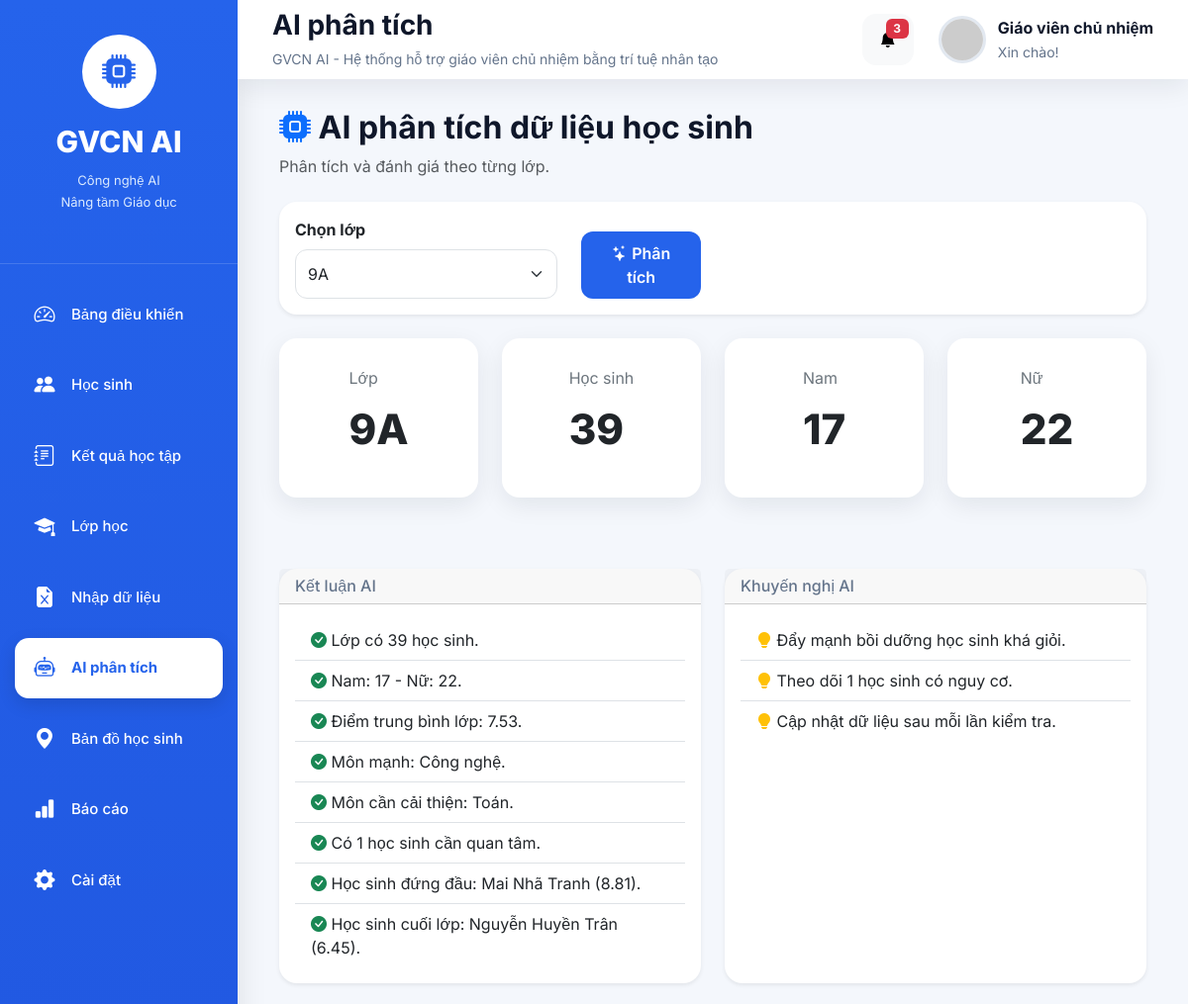
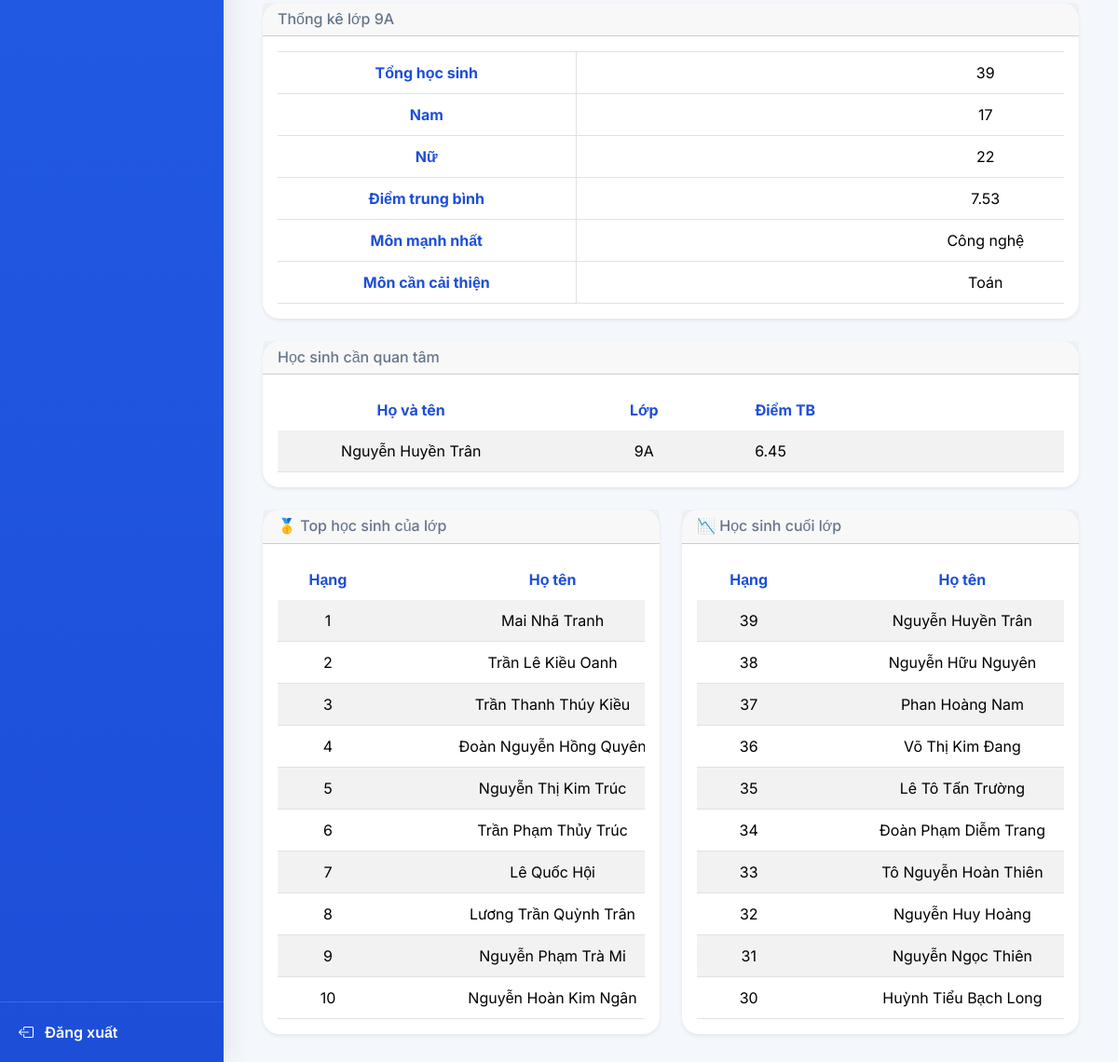
Page /ai on the committed database (2 pictures, top to bottom).
### tables this page shows
CREATE TABLE academic(

        id INTEGER PRIMARY KEY AUTOINCREMENT,

        ma_dinh_danh TEXT,

        nam_hoc TEXT,

        hoc_ky TEXT,

        mon_hoc TEXT,

        diem_tb REAL,

        ket_qua_hoc_tap TEXT,

        ket_qua_ren_luyen TEXT,

        ngay_cap_nhat TEXT,

        FOREIGN KEY(ma_dinh_danh)

        REFERENCES students(ma_dinh_danh)

    );

CREATE TABLE students(

        id INTEGER PRIMARY KEY AUTOINCREMENT,

        ma_dinh_danh TEXT UNIQUE,

        ho_ten TEXT,

        ngay_sinh TEXT,

        gioi_tinh TEXT,

        dan_toc TEXT,

        noi_sinh TEXT,

        dia_chi TEXT,

        lop TEXT,

        trang_thai TEXT,

        ngay_cap_nhat TEXT

    );

### app.py (the view)
@app.route("/ai")
def ai():
    analyzer = AIAnalyzer()
    classes = analyzer.get_classes()
    lop = request.args.get("lop")
    if not lop:
        if len(classes) > 0:
            lop = classes[0]
        else:
            lop = ""
    ai = analyzer.analyze(lop)
    analyzer.close()
    return render_template(
        "ai.html",
        ai=ai,
        classes=classes,
        selected_class=lop,
        page_title="AI phân tích",
        active_page="ai"
    )

### modules/ai.py (called while the page is built)
    def get_classes(self):
        self.cursor.execute("""

            SELECT DISTINCT lop

            FROM students

            WHERE lop IS NOT NULL
              AND lop<>''

            ORDER BY lop

        """)
        return [
            row[0]
            for row in self.cursor.fetchall()
        ]

    def get_students(self, lop):
        self.cursor.execute("""

            SELECT *

            FROM students

            WHERE lop=?

            ORDER BY ho_ten

        """, (lop,))
        columns = [
            c[0]
            for c in self.cursor.description
        ]
        return [
            dict(zip(columns, row))
            for row in self.cursor.fetchall()
        ]

    def get_academic(self, lop):
        self.cursor.execute("""

            SELECT
                a.*
            FROM academic a

            INNER JOIN students s

            ON a.ma_dinh_danh=s.ma_dinh_danh

            WHERE s.lop=?

            ORDER BY
                a.mon_hoc,
                s.ho_ten

        """, (lop,))
        columns = [
            c[0]
            for c in self.cursor.description
        ]
        return [
            dict(zip(columns, row))
            for row in self.cursor.fetchall()
        ]

    def analyze_students(self, students):
        result = {
            "tong_hoc_sinh": len(students),
            "so_nam": 0,
            "so_nu": 0,
            "dan_toc": {},
            "trang_thai": {}
        }
        ethnic = Counter()
        status = Counter()
        for hs in students:
            gt = str(
                hs.get("gioi_tinh", "")
            ).strip().lower()
            if gt == "nam":
                result["so_nam"] += 1
            elif gt == "nữ":
                result["so_nu"] += 1
            ethnic[
                hs.get("dan_toc", "")
            ] += 1
            status[
                hs.get("trang_thai", "")
            ] += 1
        result["dan_toc"] = dict(ethnic)
        result["trang_thai"] = dict(status)
        return result

    def close(self):
        self.conn.close()

### modules/database.py (called while the page is built)
def get_connection():
    conn = sqlite3.connect(DATABASE)
    conn.row_factory = sqlite3.Row
    return conn

### templates/ai.html (shortened to what this page needs)
{% extends "layout.html" %}
{% block content %}
<div class="container-fluid">
    <div class="d-flex justify-content-between align-items-center mb-4">
        <div>
            <h2 class="fw-bold">
                <i class="bi bi-cpu-fill text-primary"></i>
                AI phân tích dữ liệu học sinh
            </h2>
            <p class="text-muted mb-0">
                Phân tích và đánh giá theo từng lớp.
            </p>
        </div>
    </div>
    <div class="card shadow-sm mb-4">
        <div class="card-body">
            <form method="GET" action="{{ url_for('ai') }}">
                <div class="row align-items-end">
                    <div class="col-md-4">
                        <label class="form-label fw-bold">
                            Chọn lớp
                        </label>
                        <select
                            class="form-select"
                            name="lop">
                            {% for lop in classes %}
                            <option
                                value="{{ lop }}"
                                {% if lop == selected_class %}selected{% endif %}>
                                {{ lop }}
                            </option>
                            {% endfor %}
                        </select>
                    </div>
                    <div class="col-md-2">
                        <button
                            type="submit"
                            class="btn btn-primary w-100">
                            <i class="bi bi-stars"></i>
                            Phân tích
                        </button>
                    </div>
                </div>
            </form>
        </div>
    </div>
    <div class="row">
        <div class="col-md-3">
            <div class="card stat-card">
                <div>
                    <div class="text-secondary">
                        Lớp
                    </div>
                    <h2>
                        {{ selected_class }}
                    </h2>
                </div>
            </div>
        </div>
        <div class="col-md-3">
            <div class="card stat-card">
                <div>
                    <div class="text-secondary">
                        Học sinh
                    </div>
                    <h2>
                        {{ ai.students.tong_hoc_sinh }}
                    </h2>
                </div>
            </div>
        </div>
        <div class="col-md-3">
            <div class="card stat-card">
                <div>
                    <div class="text-secondary">
                        Nam
                    </div>
                    <h2>
                        {{ ai.students.so_nam }}
                    </h2>
                </div>
            </div>
        </div>
        <div class="col-md-3">
            <div class="card stat-card">
                <div>
                    <div class="text-secondary">
                        Nữ
                    </div>
                    <h2>
                        {{ ai.students.so_nu }}
                    </h2>
                </div>
            </div>
        </div>
    </div>
    <div class="row mt-5 g-4">
        <div class="col-lg-6">
            <div class="card shadow-sm h-100">
                <div class="card-header">
                    <h5 class="mb-0">
                        Kết luận AI
                    </h5>
                </div>
                <div class="card-body">
                    {% if ai.summary %}
                    <ul class="list-group list-group-flush">
                        {% for item in ai.summary %}
                        <li class="list-group-item">
                            <i class="bi bi-check-circle-fill text-success"></i>
                            {{ item }}
                        </li>
                        {% endfor %}
                    </ul>
                    {% else %}
                    <div class="alert alert-secondary mb-0">
                        Chưa có dữ liệu.
                    </div>
                    {% endif %}
                </div>
            </div>
        </div>
        <div class="col-lg-6">
            <div class="card shadow-sm h-100">
                <div class="card-header">
                    <h5 class="mb-0">
                        Khuyến nghị AI
                    </h5>
                </div>
                <div class="card-body">
                    {% if ai.recommendations %}
                    <ul class="list-group list-group-flush">
                        {% for item in ai.recommendations %}
                        <li class="list-group-item">
                            <i class="bi bi-lightbulb-fill text-warning"></i>
                            {{ item }}
                        </li>
                        {% endfor %}
                    </ul>
                    {% else %}
                    <div class="alert alert-secondary mb-0">
                        Chưa có khuyến nghị.
                    </div>
                    {% endif %}
                </div>
            </div>
        </div>
    </div>
    <div class="card shadow-sm mt-4">
        <div class="card-header">
            <h5 class="mb-0">
                Thống kê lớp {{ selected_class }}
            </h5>
        </div>
        <div class="card-body">
            <div class="table-responsive">
                <table class="table table-bordered align-middle">
                    <tbody>
                        <tr>
                            <th width="320">
                                Tổng học sinh
                            </th>
                            <td>
                                {{ ai.students.tong_hoc_sinh }}
                            </td>
                        </tr>
                        <tr>
                            <th>
                                Nam
                            </th>
                            <td>
                                {{ ai.students.so_nam }}
                            </td>
                        </tr>
                        <tr>
                            <th>
                                Nữ
                            </th>
                            <td>
                                {{ ai.students.so_nu }}
                            </td>
                        </tr>
                        <tr>
                            <th>
                                Điểm trung bình
                            </th>
                            <td>
                                {{ ai.academic.diem_trung_binh }}
                            </td>
                        </tr>
                        <tr>
                            <th>
                                Môn mạnh nhất
                            </th>
                            <td>
                                {{ ai.academic.mon_cao_nhat }}
                            </td>
                        </tr>
                        <tr>
                            <th>
                                Môn cần cải thiện
                            </th>
                            <td>
                                {{ ai.academic.mon_thap_nhat }}
                            </td>
                        </tr>
                    </tbody>
                </table>
            </div>
        </div>
    </div>
    <div class="card shadow-sm mt-4">
    <div class="card-header">
        <h5 class="mb-0">
            Học sinh cần quan tâm
        </h5>
    </div>
    <div class="card-body">
        {% if ai.attention|length == 0 %}
        <div class="alert alert-success">
            AI chưa phát hiện học sinh cần quan tâm.
        </div>
        {% else %}
        <div class="table-responsive">
            <table class="table table-striped table-hover">
                <thead>
                    <tr>
                        <th>Họ và tên</th>
                        <th>Lớp</th>
                        <th>Điểm TB</th>
                    </tr>
                </thead>
                <tbody>
                    {% for hs in ai.attention %}
                    <tr>
                        <td>{{ hs.ho_ten }}</td>
                        <td>{{ hs.lop }}</td>
                        <td>{{ hs.diem_tb }}</td>
                    </tr>
                    {% endfor %}
                </tbody>
            </table>
        </div>
        {% endif %}
    </div>
</div>
<div class="row mt-4">
    <div class="col-lg-6">
        <div class="card shadow-sm">
            <div class="card-header">
                <h5 class="mb-0">
                    🥇 Top học sinh của lớp
                </h5>
            </div>
            <div class="card-body">
                <div class="table-responsive">
                    <table class="table table-striped table-hover">
                        <thead>
                            <tr>
                                <th>Hạng</th>
                                <th>Họ tên</th>
                            </tr>
                        </thead>
                        <tbody>
                            {% for hs in ai.ranking[:10] %}
                            <tr>
                                <td>{{ hs.xep_hang }}</td>
                                <td>{{ hs.ho_ten }}</td>
                            </tr>
                            {% endfor %}
                        </tbody>
                    </table>
                </div>
            </div>
        </div>
    </div>
    <div class="col-lg-6">
        <div class="card shadow-sm">
            <div class="card-header">
                <h5 class="mb-0">
                    📉 Học sinh cuối lớp
                </h5>
            </div>
            <div class="card-body">
                <div class="table-responsive">
                    <table class="table table-striped table-hover">
                        <thead>
                            <tr>
                                <th>Hạng</th>
                                <th>Họ tên</th>
                            </tr>
                        </thead>
                        <tbody>
                            {% for hs in ai.ranking[-10:]|reverse %}
                            <tr>
                                <td>{{ hs.xep_hang }}</td>
                                <td>{{ hs.ho_ten }}</td>
                            </tr>
                            {% endfor %}
                        </tbody>
                    </table>
                </div>
            </div>
        </div>
    </div>
</div>
</div>
{% endblock %}

### static/css/style.css (style rules this page uses)
* { margin:0; padding:0; box-sizing:border-box; }
:root { --primary:#2563eb; --primary-dark:#1d4ed8; --success:#16a34a; --warning:#f59e0b; --danger:#dc2626; --purple:#7c3aed; --bg:#f4f7fc; --white:#ffffff; --text:#0f172a; --text-light:#64748b; --radius:18px; --shadow: 0 8px 25px rgba(15,23,42,.08); }
html { scroll-behavior:smooth; }
body { font-family:'Inter',sans-serif; background:var(--bg); color:var(--text); overflow-x:auto; }
.card { border:none; border-radius:var(--radius); box-shadow:var(--shadow); transition:.25s; }
.card h2 { font-size:42px; font-weight:800; margin:15px 0; }
.card h5 { color:var(--text-light); font-size:16px; }
.stat-card { display:flex; justify-content:space-between; align-items:center; padding:28px; }
.table { margin-bottom:0; vertical-align:middle; }
.table thead { background:#eff6ff; }
.table th { color:var(--primary-dark); font-weight:700; border:none; padding:10px 12px; }
.table td { padding:10px 12px; }
.table tbody tr { transition:.2s; }
.btn-primary { background:var(--primary); border:none; border-radius:12px; padding:10px 18px; font-weight:600; }
.form-select { border-radius:12px; padding:12px; }
.table th, .table td { white-space:nowrap; text-align:center; vertical-align:middle; }
.table td:nth-child(3), .table th:nth-child(3) { text-align:left; min-width:220px; }
.table td:nth-child(2), .table th:nth-child(2) { min-width:130px; }
.table-responsive { overflow-x: auto; overflow-y: hidden; white-space: nowrap; width: 100%; }
.table { width:100%; min-width:1200px; }

### rows in the picture
academic: academic.mon_cao_nhat "Công nghệ"
academic: academic.mon_thap_nhat "Toán"
students: ho_ten "Nguyễn Huyền Trân", lop "9A", diem_tb "6.45", xep_hang "39"
students: xep_hang "1", ho_ten "Mai Nhã Tranh"
students: xep_hang "2", ho_ten "Trần Lê Kiều Oanh"
students: xep_hang "3", ho_ten "Trần Thanh Thúy Kiều"
students: xep_hang "4", ho_ten "Đoàn Nguyễn Hồng…"
students: xep_hang "5", ho_ten "Nguyễn Thị Kim Trúc"
students: xep_hang "6", ho_ten "Trần Phạm Thủy Trúc"
students: xep_hang "7", ho_ten "Lê Quốc Hội"
students: xep_hang "8", ho_ten "Lương Trần Quỳnh Trân"
students: xep_hang "9", ho_ten "Nguyễn Phạm Trà Mi"
students: xep_hang "10", ho_ten "Nguyễn Hoàn Kim Ngân"
students: xep_hang "38", ho_ten "Nguyễn Hữu Nguyên"
students: xep_hang "37", ho_ten "Phan Hoàng Nam"
students: xep_hang "36", ho_ten "Võ Thị Kim Đang"
students: xep_hang "35", ho_ten "Lê Tô Tấn Trường"
students: xep_hang "34", ho_ten "Đoàn Phạm Diễm Trang"
students: xep_hang "33", ho_ten "Tô Nguyễn Hoàn Thiên"
students: xep_hang "32", ho_ten "Nguyễn Huy Hoàng"
students: xep_hang "31", ho_ten "Nguyễn Ngọc Thiên"
students: xep_hang "30", ho_ten "Huỳnh Tiểu Bạch Long"

### other values in the picture
{{ page_title }} "AI phân tích"
{{ selected_class }} "9A"
{{ ai.students.tong_hoc_sinh }} "39"
{{ ai.students.so_nam }} "17"
{{ ai.students.so_nu }} "22"
{{ item }} "Lớp có 39 học sinh." "Nam: 17 - Nữ: 22." "Điểm trung bình lớp: 7.53." "Môn mạnh: Công nghệ." "Môn cần cải thiện: Toán." "Có 1 học sinh cần quan tâm." "Học sinh đứng đầu: Mai Nhã Tranh (8.81)." "Học sinh cuối lớp: Nguyễn Huyền Trân (6.45)."
{{ item }} "Đẩy mạnh bồi dưỡng học sinh khá giỏi." "Theo dõi 1 học sinh có nguy cơ." "Cập nhật dữ liệu sau mỗi lần kiểm tra."
{{ ai.academic.diem_trung_binh }} "7.53"
form field lop "9A"
